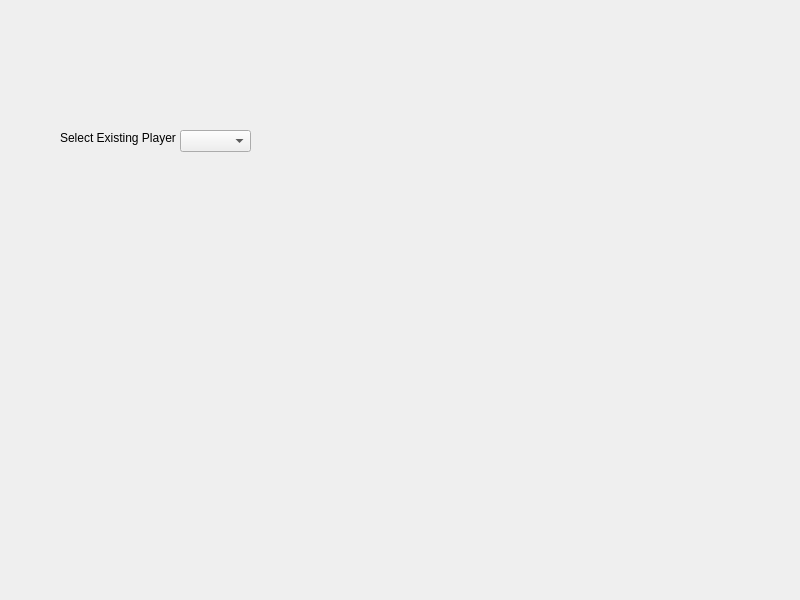
<?xml version="1.0" encoding="UTF-8"?>
<ui version="4.0">
 <class>guiplayer</class>
 <widget class="QWidget" name="guiplayer">
  <property name="geometry">
   <rect>
    <x>0</x>
    <y>0</y>
    <width>800</width>
    <height>600</height>
   </rect>
  </property>
  <property name="windowTitle">
   <string>guiplayer</string>
  </property>
  <widget class="QComboBox" name="sel_player">
   <property name="geometry">
    <rect>
     <x>180</x>
     <y>130</y>
     <width>71</width>
     <height>22</height>
    </rect>
   </property>
  </widget>
  <widget class="QLabel" name="label">
   <property name="geometry">
    <rect>
     <x>60</x>
     <y>130</y>
     <width>141</width>
     <height>16</height>
    </rect>
   </property>
   <property name="text">
    <string>Select Existing Player</string>
   </property>
  </widget>
 </widget>
 <resources/>
 <connections/>
</ui>
